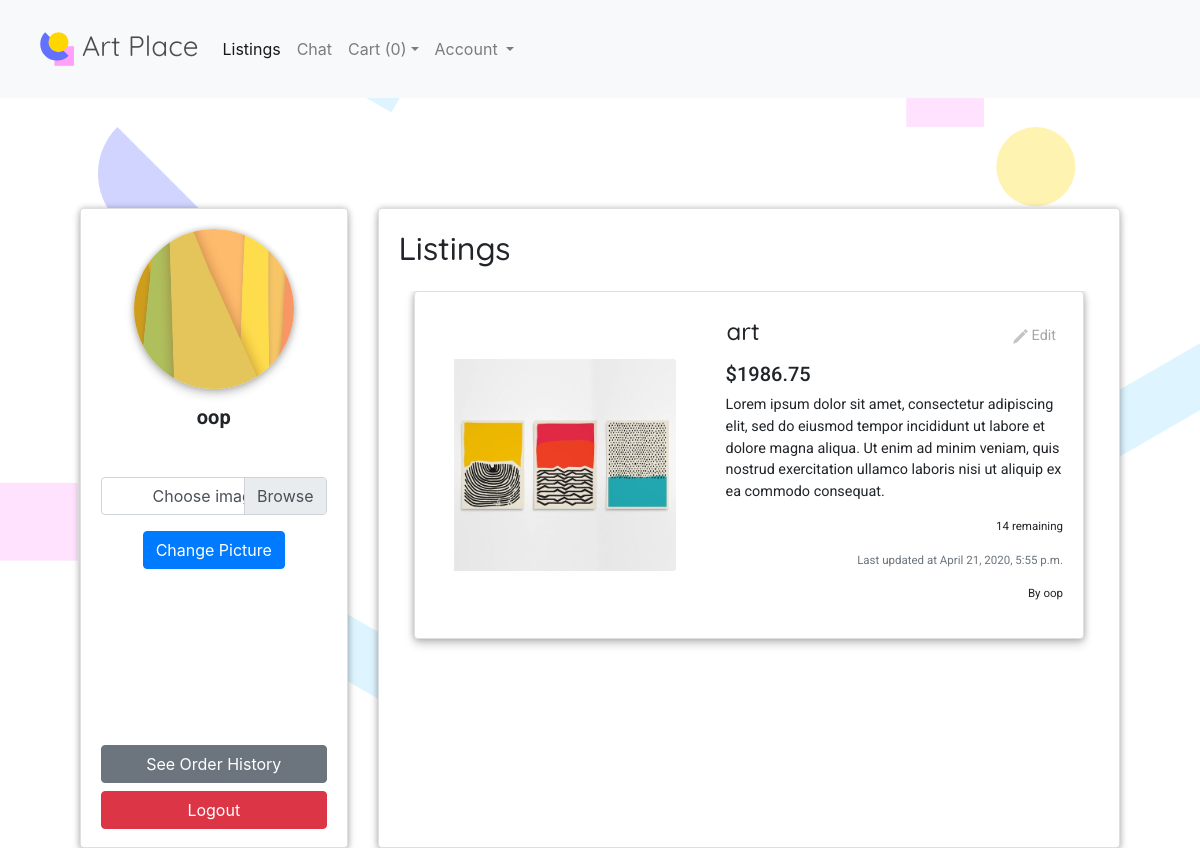
Before: /account/ (signed in) with the older database file.
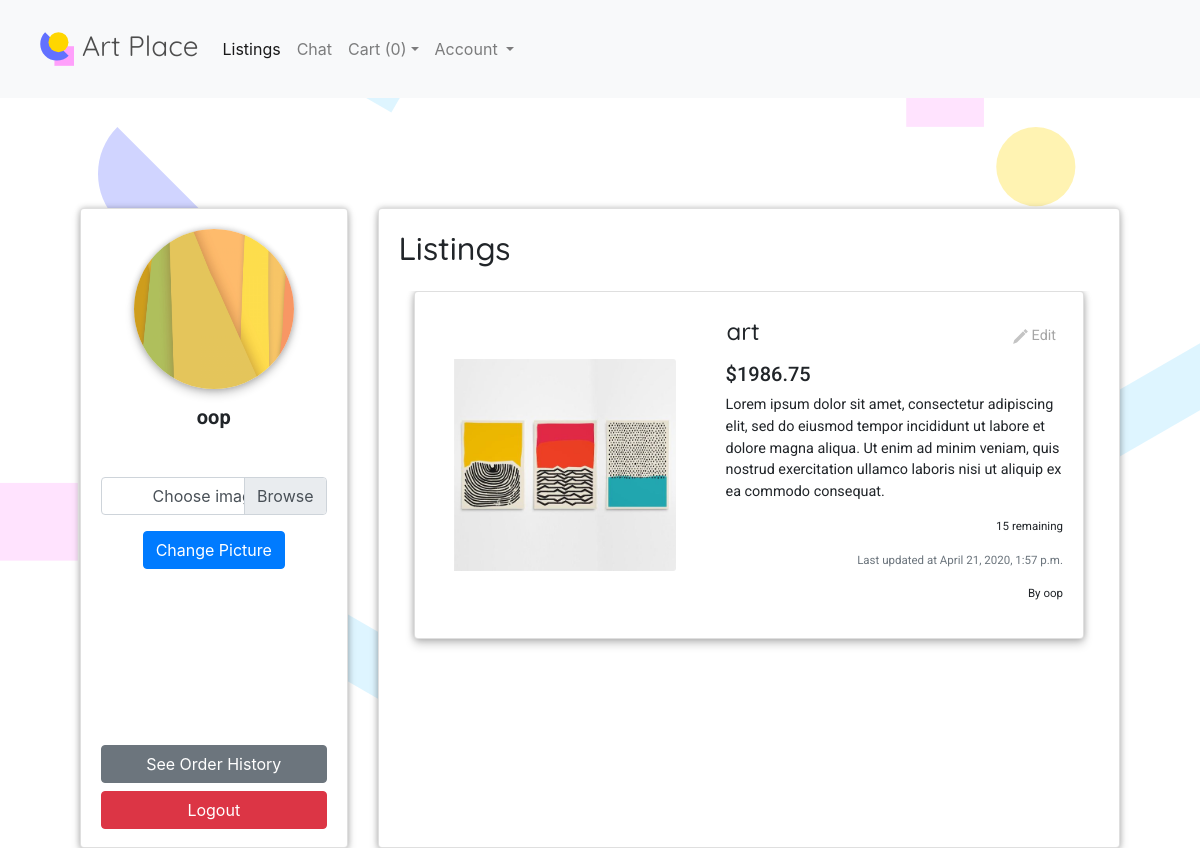
After: the same page with the newer database file.
### listing/models.py (models this page shows, shortened)
class Listing(models.Model):
    author = models.ForeignKey(settings.AUTH_USER_MODEL, on_delete=models.CASCADE)
    title = models.CharField(max_length=256)
    file_path = models.CharField(max_length=256, null=True)
    text = models.TextField()
    price = models.DecimalField(max_digits=8, decimal_places=2, null=True)
    inventory = models.IntegerField(null=True)
    publish_date = models.DateTimeField(default=timezone.now)
    edit_date = models.DateTimeField(blank=True, null=True)

### account/views.py (the view)
# urls.py: path('', views.profile, name='account'),
@login_required
def profile(request):
    context = {}
    context['user'] = request.user
    context['account'] = Account.objects.get(user=request.user)
    context['my_listings'] = Listing.objects.filter(author=request.user)
    if request.method == "POST":
        file = request.FILES['profile-picture']
        default_storage.save(file.name, file)
        account = Account.objects.get(user=request.user)
        account.picture = file.name
        account.save()
        return redirect('/account')
    else:
        return render(request, 'account/profile.html', context)

### account/templates/account/profile.html (shortened to what this page needs)
{% include "finalApp/header.html" %}
{% load static %}
<div class="card-deck custom-deck">
  <div class="card profile-card">
    <div class="card-body">
    <center>
      <img src="{% static 'images/'|add:account.picture %}" style="margin-bottom: 1rem;" class="img-responsive center-img profile-image" alt="..." >
      <h5><b>{{user}}</b></h5>
        <form action="" method="post" style="margin-top: 3rem;" enctype="multipart/form-data">
        <div class="custom-file">
          <label class="custom-file-label" for="image">Choose image...</label>
        </div>
        <button type="submit" class="btn btn-primary" style="margin-top: 1rem;">Change Picture</button>
      </form>
      <div class="profile-bottom">
      <button type="button" onclick="location.href='/account/history'" class="btn btn-secondary btn-block">See Order History</button>
      <button type="button" onclick="location.href='/account/logout'" class="btn btn-danger btn-block">Logout</button>
      </div>
    </center>
    </div>
  </div>
  <div class="card profile-card profile-card-account">
    <div class="card-body">
      <h2 class="card-title" style="margin-bottom: 1.5rem;">Listings</h2>
      <div class="profile-listings">
          {% for l in my_listings %}
          <div class="card mb-3 custom-card">
          <div class="row" >
            <div class="col-md-5 listing-img">
              <img src="{% static 'images/'|add:l.file_path %}" class="img-responsive center-img card-img custom-img " alt="..." >
            </div>
            <div class="col-md-7">
              <div class="card-body">
                 <table width = "100%">
                    <tr>
                      <td>
                        <h4 class="card-title">{{l.title}}</h4>
                      </td>
                      <td>
                        <p align="right">
                          <button align = "right" onclick="location.href = '/listing/edit/{{l.id}}';" type="button" class="edit-button" >
                            <img src="{% static 'images/edit.svg' %}" height="15rem">
                            Edit
                          </button>
                        </p>
                      </td>
                    </tr>
                  </table>
                 <h5 class="card-price" align="left">${{l.price}}</h5>
                  <p class="card-text" align="left">{{l.text}}</p>
                  {% if l.inventory > 0 %}
                  <p align = "right" ><small class="text-text">{{l.inventory}} remaining</small></p>
                  {% else %}
                  <p align = "right" ><small class="text-text" style="color:red">{{l.inventory}} remaining</small></p>
                  {% endif %}
                  <p align = "right" ><small class="text-muted">Last updated at {{l.edit_date}}</small></p>
                  <p class="card-author" align = "right"><small class="text-text">By {{l.author}}</small></p>
              </div>
            </div>
          </div>
        </div>
        {% endfor %}
      </div>
    </div>
  </div>
</div>

Changed rows visible on the page:
changed Listing "art": inventory "14" → "15"; edit_date "April 21, 2020, 5:55 p.m." → "April 21, 2020, 1:57 p.m."
